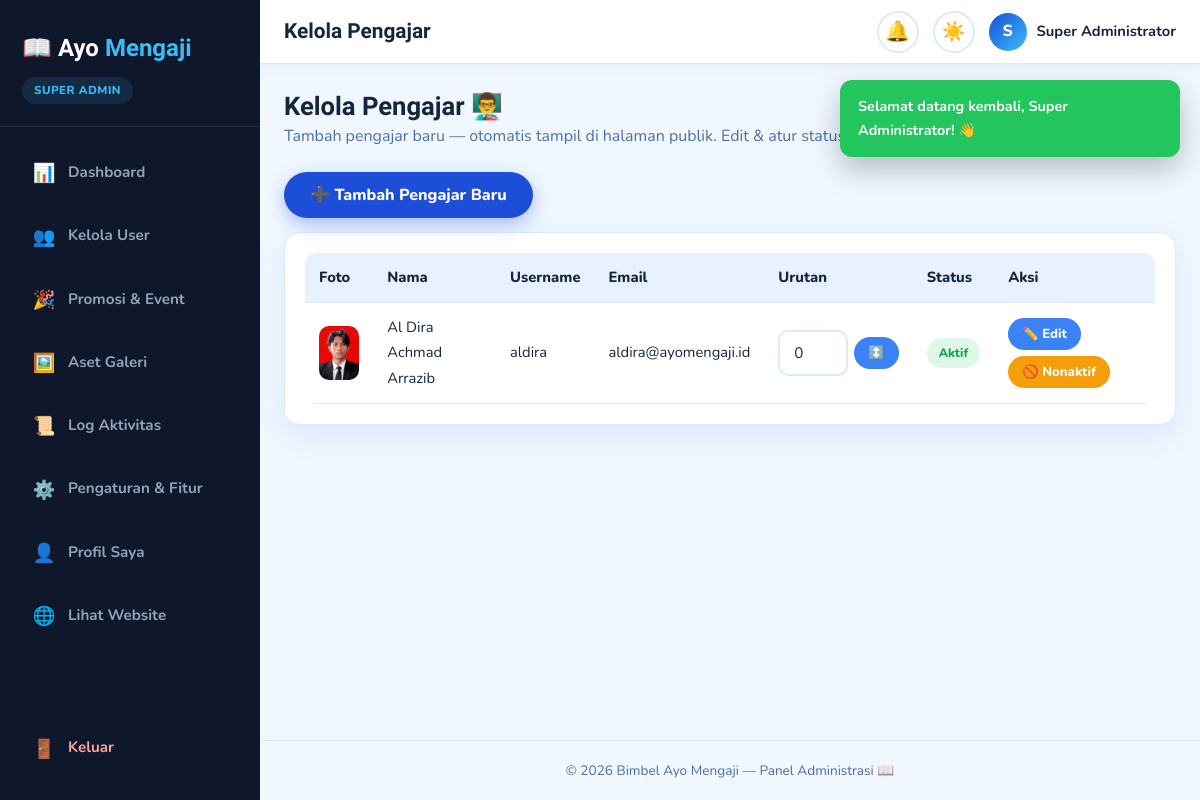
Screenshot of /manager/pengajar.php (signed in) with the database file from the repository.
### tables this page shows
CREATE TABLE `pengajar` (
    `id`             INT AUTO_INCREMENT PRIMARY KEY,
    `user_id`        INT NOT NULL,
    `nama_pengajar`  VARCHAR(100) NOT NULL,
    `pendidikan`     TEXT,
    `pengalaman`     TEXT,
    `foto_pengajar`  VARCHAR(255) DEFAULT 'assets/default-pengajar.png',
    `bio`            TEXT,
    `status_aktif`   BOOLEAN DEFAULT TRUE,
    `created_at`     TIMESTAMP DEFAULT CURRENT_TIMESTAMP,
    FOREIGN KEY (`user_id`) REFERENCES `users`(`id`) ON DELETE CASCADE
);

CREATE TABLE `users` (
    `id`            INT AUTO_INCREMENT PRIMARY KEY,
    `username`      VARCHAR(50)  UNIQUE NOT NULL,
    `email`         VARCHAR(100) UNIQUE NOT NULL,
    `password_hash` VARCHAR(255) NOT NULL,
    `role`          ENUM('client','manager','pengajar','super_admin') NOT NULL DEFAULT 'client',
    `nama_lengkap`  VARCHAR(100) NOT NULL,
    `no_hp`         VARCHAR(20),
    `alamat`        TEXT,
    `foto_profil`   VARCHAR(255) DEFAULT 'assets/default-avatar.png',
    `status_aktif`  BOOLEAN DEFAULT TRUE,
    `created_at`    TIMESTAMP DEFAULT CURRENT_TIMESTAMP,
    `updated_at`    TIMESTAMP DEFAULT CURRENT_TIMESTAMP ON UPDATE CURRENT_TIMESTAMP
);

### includes/functions.php (called while the page is built, shortened)
<?php
function baseUrl(): string {
    $script = str_replace('\\', '/', dirname($_SERVER['SCRIPT_NAME']));
    foreach (['/admin', '/manager', '/pengajar', '/client', '/includes'] as $sub) {
        if (str_ends_with($script, $sub)) {
            $script = substr($script, 0, -strlen($sub));
            break;
        }
    }
    return rtrim($script, '/') . '/';
}
function e(?string $v): string {
    return htmlspecialchars($v ?? '', ENT_QUOTES, 'UTF-8');
}
function rawurlencode_path(?string $path): string {
    $parts = array_map('rawurlencode', explode('/', $path));
    return implode('/', $parts);
}

### manager/pengajar.php (the view, shortened to what this page needs)
<?php
require_once __DIR__ . '/../includes/functions.php';
$list = $pdo->query("SELECT p.*, u.email, u.username FROM pengajar p JOIN users u ON p.user_id=u.id ORDER BY p.status_aktif DESC, p.urutan_tampil ASC, p.nama_pengajar ASC")->fetchAll();
require_once __DIR__ . '/../includes/admin_header.php';
?>
<div class="page-head">
    <h2>Kelola Pengajar 👨‍🏫</h2>
    <p>Tambah pengajar baru — otomatis tampil di halaman publik. Edit & atur status keaktifan.</p>
</div>
<div class="page-actions">
    <button class="btn btn-primary" data-modal-target="m-add-pengajar">➕ Tambah Pengajar Baru</button>
</div>
<div class="panel">
    <div class="table-wrap">
        <table class="data-table">
            <thead><tr><th>Foto</th><th>Nama</th><th>Username</th><th>Email</th><th>Urutan</th><th>Status</th><th>Aksi</th></tr></thead>
            <tbody>
            <?php if ($list): foreach ($list as $p): ?>
                <tr>
                    <td><img src="<?= $base . rawurlencode_path($p['foto_pengajar']) ?>" class="thumb" onerror="this.src='<?= $base ?>assets/default-pengajar.png'"></td>
                    <td><?= e($p['nama_pengajar']) ?></td>
                    <td><?= e($p['username']) ?></td>
                    <td><?= e($p['email']) ?></td>
                    <td>
                        <form method="post" style="display:flex;gap:6px;align-items:center">
                            <input type="number" name="urutan_tampil" class="form-input" value="<?= (int)($p['urutan_tampil'] ?? 0) ?>" style="width:70px" title="Angka kecil tampil lebih dulu">
                            <button class="btn btn-info btn-sm" title="Simpan urutan">↕️</button>
                        </form>
                    </td>
                    <td><?= $p['status_aktif'] ? '<span class="badge badge-success">Aktif</span>' : '<span class="badge badge-muted">Nonaktif</span>' ?></td>
                    <td>
                        <div class="action-group">
                            <button class="btn btn-info btn-sm" data-modal-target="m-edit-<?= $p['id'] ?>">✏️ Edit</button>
                            <form method="post" style="display:inline">
                                <button class="btn <?= $p['status_aktif']?'btn-warning':'btn-success' ?> btn-sm" data-confirm="Ubah status pengajar ini?"><?= $p['status_aktif']?'🚫 Nonaktif':'✅ Aktifkan' ?></button>
                            </form>
                        </div>
                    </td>
                </tr>
            <?php endforeach; else: ?>
                <tr><td colspan="7" class="empty-row">Belum ada pengajar. Tambahkan yang pertama! 👨‍🏫</td></tr>
            <?php endif; ?>
            </tbody>
        </table>
    </div>
</div>
<?php require_once __DIR__ . '/../includes/admin_footer.php'; ?>

### css/global.css (style rules this page uses)
:root { --deep-blue: #1D4ED8; --deep-blue-700: #1E40AF; --light-blue: #60A5FA; --sky: #38BDF8; --amber: #F59E0B; --bg-primary: #F0F7FF; --bg-secondary: #FFFFFF; --bg-tertiary: #E7F1FF; --text-primary: #14253D; --text-secondary: #4A6FA5; --accent-primary: var(--deep-blue); --accent-secondary: var(--sky); --card-bg: #FFFFFF; --card-border: #DCEBFB; --card-shadow: 0 10px 30px rgba(29, 78, 216, 0.10); --nav-bg: rgba(255, 255, 255, 0.92); --hero-bg: linear-gradient(160deg, #DCEBFF 0%, #C7E0FF 45%, #EAF4FF 100%); --footer-bg: #0F1F38; --footer-text: #C7DBF5; --emoji-opacity: 0.10; }
*, *::before, *::after { margin: 0; padding: 0; box-sizing: border-box; }
html { scroll-behavior: smooth; }
body { font-family: 'Nunito', sans-serif; background-color: var(--bg-primary); color: var(--text-primary); line-height: 1.7; overflow-x: hidden; position: relative; transition: background-color 0.4s ease, color 0.4s ease; }
img { max-width: 100%; height: auto; display: block; }
button { font-family: inherit; cursor: pointer; border: none; background: none; }
h1, h2, h3, h4 { font-family: 'Amiri', serif; font-weight: 700; line-height: 1.3; color: var(--text-primary); }
.btn { position: relative; display: inline-flex; align-items: center; justify-content: center; gap: 8px; padding: 12px 26px; border-radius: 50px; font-family: 'Nunito', sans-serif; font-weight: 800; font-size: 1rem; text-align: center; white-space: nowrap; overflow: hidden; transition: transform 0.35s cubic-bezier(.34,1.56,.64,1), box-shadow 0.3s ease, background 0.3s ease, color 0.3s ease; }
.btn::before { content: ""; position: absolute; top: 0; left: -150%; width: 60%; height: 100%; background: linear-gradient(120deg, transparent, rgba(255,255,255,0.55), transparent); transform: skewX(-20deg); transition: left 0.6s ease; pointer-events: none; }
.btn-primary { background: var(--accent-primary); color: #fff; box-shadow: 0 6px 18px rgba(29,78,216,0.35); }

### css/admin-dashboard.css (style rules this page uses)
:root { --admin-sidebar-width: 260px; --admin-header-height: 64px; --admin-card-radius: 16px; --admin-sidebar-bg: #0F172A; --admin-sidebar-bg-light: #1E293B; --admin-accent: #38BDF8; --admin-success: #22C55E; --admin-danger: #EF4444; --admin-warning: #F59E0B; --admin-info: #3B82F6; }
.admin-body { background: var(--bg-primary); min-height: 100vh; }
.page-head { margin-bottom: 22px; }
.page-head h2 { font-size: 1.6rem; color: var(--text-primary); }
.page-head p { color: var(--text-secondary); }
.page-actions { display: flex; gap: 10px; flex-wrap: wrap; align-items: center; margin: 14px 0; }
.panel { background: var(--card-bg); border: 1px solid var(--card-border); border-radius: var(--admin-card-radius); box-shadow: var(--card-shadow); padding: 20px; margin-bottom: 22px; }
.table-wrap { overflow-x: auto; border-radius: 12px; }
.data-table { width: 100%; border-collapse: collapse; font-size: 0.92rem; }
.data-table th, .data-table td { padding: 12px 14px; text-align: left; border-bottom: 1px solid var(--card-border); }
.data-table th { background: var(--bg-tertiary); color: var(--text-primary); font-weight: 800; white-space: nowrap; }
.data-table td img.thumb { width: 54px; height: 54px; object-fit: cover; border-radius: 10px; }
.badge { display: inline-block; padding: 4px 12px; border-radius: 50px; font-size: 0.78rem; font-weight: 800; }
.badge-success { background: rgba(34,197,94,0.15); color: #16A34A; }
.form-input, select.form-input, textarea.form-input { width: 100%; padding: 11px 14px; border-radius: 10px; border: 2px solid var(--card-border); background: var(--bg-secondary); color: var(--text-primary); font-family: 'Nunito', sans-serif; font-size: 0.95rem; transition: border 0.25s ease, box-shadow 0.25s ease; }
.btn-sm { padding: 7px 14px; font-size: 0.82rem; }
.btn-warning { background: var(--admin-warning); color: #fff; }
.btn-info { background: var(--admin-info); color: #fff; }
.action-group { display: flex; gap: 6px; flex-wrap: wrap; }

### rows the page displays
pengajar: foto_pengajar (picture), nama_pengajar "Al Dira Achmad Arrazib", user.username "aldira", user.email "aldira@ayomengaji.id", urutan_tampil "0", status_aktif "Aktif"

### other values shown
$roleLabel "SUPER ADMIN"
$item[1] "📊"
$item[0] "Dashboard"
$item[1] "👥"
$item[0] "Kelola User"
$item[1] "🎉"
$item[0] "Promosi & Event"
$item[1] "🖼️"
$item[0] "Aset Galeri"
$item[1] "📜"
$item[0] "Log Aktivitas"
$item[1] "⚙️"
$item[0] "Pengaturan & Fitur"
$panelTitle "Kelola Pengajar"
substr($namaUser, 0, 1) "S"
